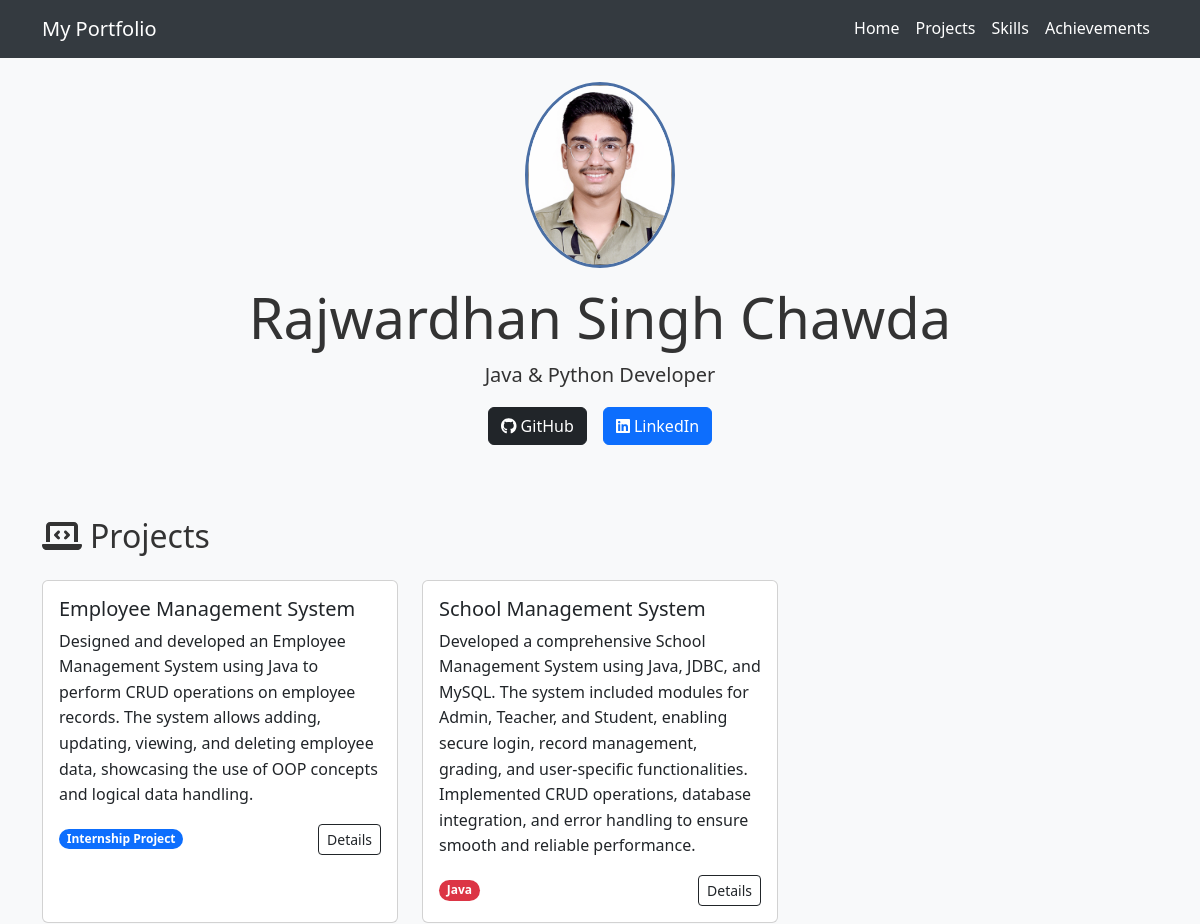
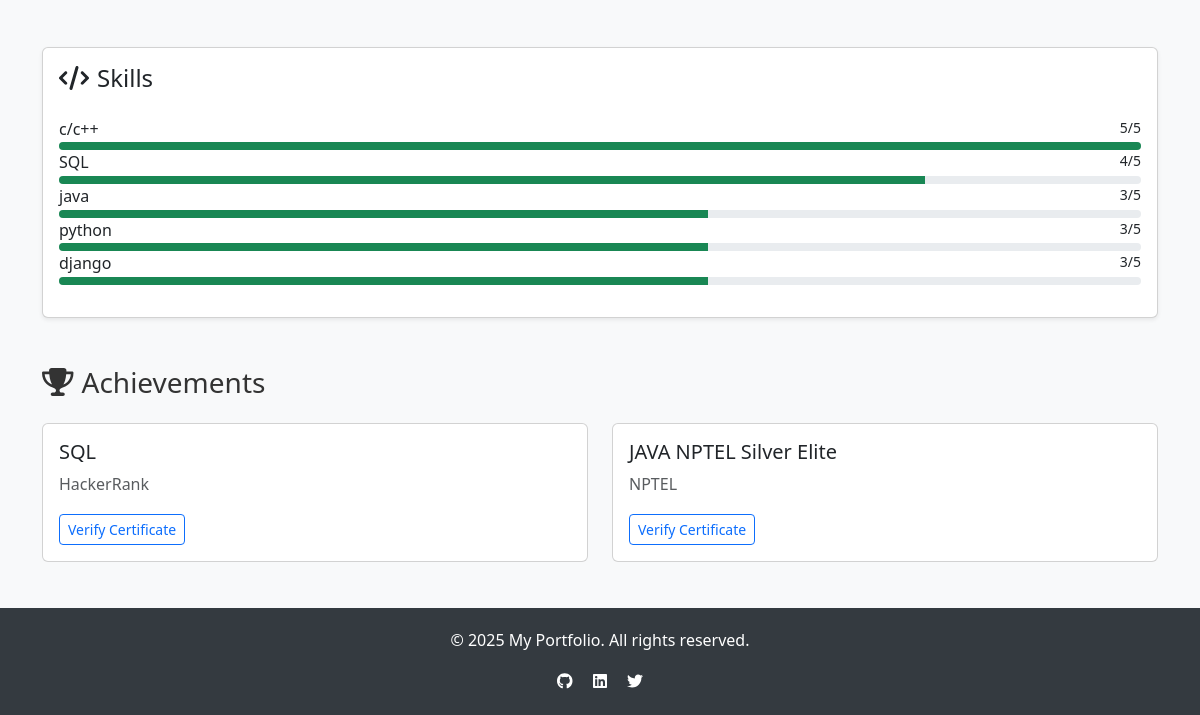
Before: / with the older database file (2 pictures, top to bottom).
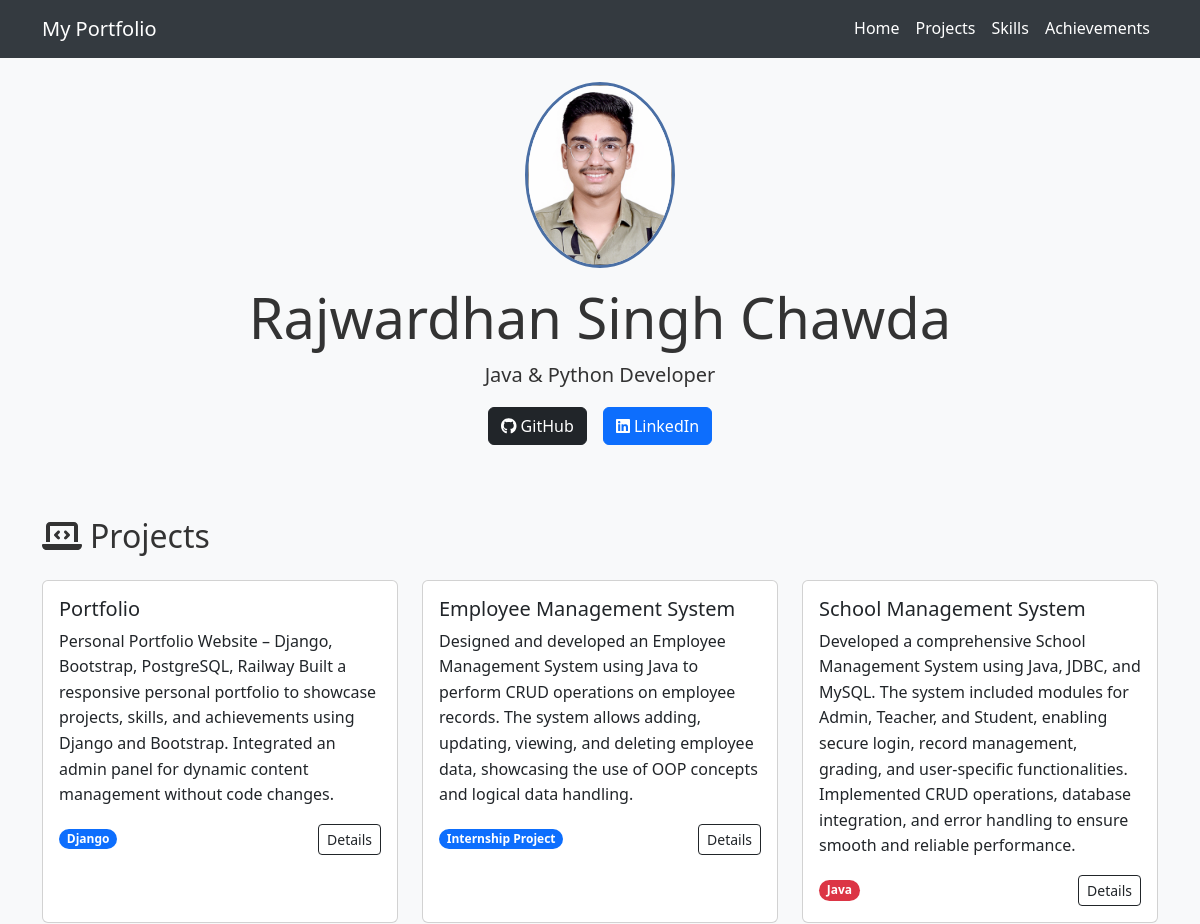
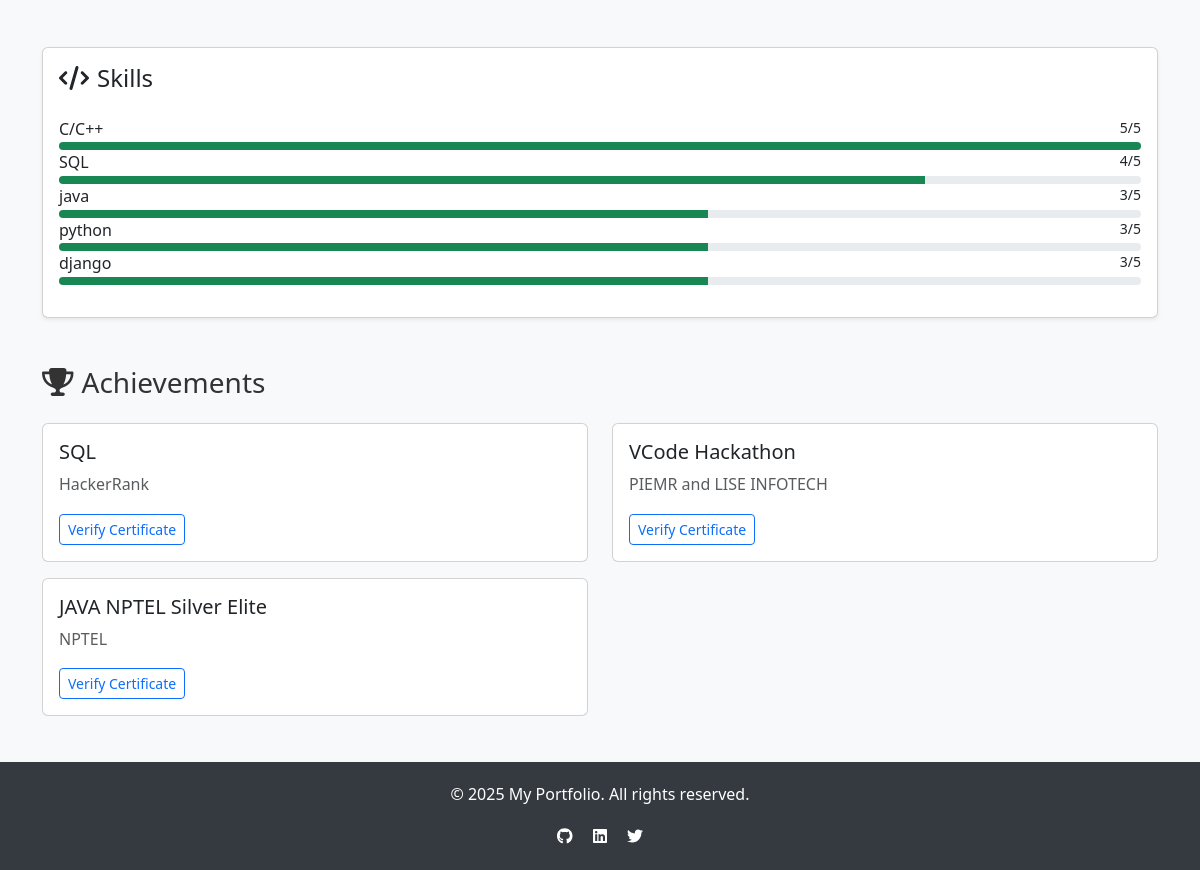
After: the same page with the newer database file (2 pictures, top to bottom).
### resume/models.py (models this page shows, shortened)
class Project(models.Model):
    PROJECT_TYPES = [
        ('JAVA', 'Java'),
        ('PYTHON', 'Python'),
        ('INTERNSHIP', 'Internship Project'),
        ('DJANGO', 'Django')
    ]
    title = models.CharField(max_length=100)
    resume_description = models.TextField()  # Copy from your resume
    extended_description = models.TextField(blank=True)  # For future details
    github_url = models.URLField()
    skills = models.ManyToManyField(Skill)
    project_type = models.CharField(max_length=20, choices=PROJECT_TYPES)

class Skill(models.Model):
    name = models.CharField(max_length=50)
    proficiency = models.IntegerField(
        default=3,
        choices=[(1, 'Basic'), (2, 'Novice'), (3, 'Intermediate'), (4, 'Advanced'), (5, 'Expert')]
    )

class Achievement(models.Model):
    title = models.CharField(max_length=100)
    issuer = models.CharField(max_length=100)
    verify_url = models.URLField()
    date = models.DateField(auto_now_add=True)

### resume/views.py (the view)
# urls.py: 2. Add a URL to urlpatterns:  path('', views.home, name='home')
def home(request):
    context = {
        'projects': Project.objects.all().order_by('-id'),
        'skills': Skill.objects.all().order_by( '-proficiency'),
        'achievements': Achievement.objects.all().order_by('-date')
        }
    return render(request, 'resume/home.html', context)

### resume/templates/resume/home.html (shortened to what this page needs)
{% extends 'base.html' %}
{% load static %}
{% block content %}
<section id ="home" class="text-center mb-5 py-4">
    <div class="container">
        <img src="{% static 'images/profile.jpg' %}"
             class="rounded-circle mb-3"
             alt="Rajwardhan"
             width="150"
             style="border: 3px solid #4a6fa5;">
        <h1 class="display-4">Rajwardhan Singh Chawda</h1>
        <p class="lead">Java & Python Developer</p>
        <div class="d-flex justify-content-center gap-3">
            <a href="https://github.com/rajvardhansinghchawda" class="btn btn-dark">
                <i class="fab fa-github"></i> GitHub
            </a>
            <a href="https://www.linkedin.com/in/rajwardhan-singh-chawda/" class="btn btn-primary">
                <i class="fab fa-linkedin"></i> LinkedIn
            </a>
        </div>
    </div>
</section>
<section id="projects" class="mb-5">
    <h2 class="mb-4"><i class="fas fa-laptop-code me-2"></i>Projects</h2>
    {% include 'resume/includes/_projects.html' %}
</section>
<section id="skills" class="mb-5">
    {% include 'resume/includes/_skills.html' %}
</section>
<section id="achievements">
    {% include 'resume/includes/_achievements.html' %}
</section>
{% endblock%}

### templates/base.html (shortened to what this page needs)
 <!DOCTYPE html>
<html lang="en">
<head>
    <link href="https://cdn.jsdelivr.net/npm/bootstrap@5.3.0/dist/css/bootstrap.min.css" rel="stylesheet">
</head>
<body>
    <nav class="navbar navbar-expand-lg navbar-dark">
        <div class="container">
            <a class="navbar-brand" href="{% url 'home' %}">My Portfolio</a>
            <div class="collapse navbar-collapse" id="navbarNav">
                <ul class="navbar-nav ms-auto">
                    <li class="nav-item">
                        <a class="nav-link" href="{% url 'home' %}">Home</a>
                    </li>
                    <li class="nav-item">
                        <a class="nav-link" href="#projects">Projects</a>
                    </li>
                    <li class="nav-item">
                        <a class="nav-link" href="#skills">Skills</a>
                    </li>
                    <li class="nav-item">
                        <a class="nav-link" href="#achievements">Achievements</a>
                    </li>
                </ul>
            </div>
        </div>
    </nav>
    <div class="container content-wrapper">
        {% block content %}{% endblock %}
    </div>
    <footer class="text-center">
        <div class="container">
            <p>&copy; {% now "Y" %} My Portfolio. All rights reserved.</p>
            <div class="social-links">
                <a href="#" class="text-white mx-2"><i class="fab fa-github"></i></a>
                <a href="#" class="text-white mx-2"><i class="fab fa-linkedin"></i></a>
                <a href="#" class="text-white mx-2"><i class="fab fa-twitter"></i></a>
            </div>
        </div>
    </footer>
</body>
</html>

### resume/templates/resume/includes/_projects.html (shortened to what this page needs)
<div class="row row-cols-1 row-cols-md-3 g-4">
    {% for project in projects %}
    <div class="col">
        <div class="card h-100 project-card">
            <div class="card-body">
                <h5 class="card-title">{{ project.title }}</h5>
                <p class="card-text">{{ project.resume_description }}</p>
                <div class="d-flex justify-content-between align-items-center">
                    <span class="badge rounded-pill bg-{% if project.project_type == 'JAVA' %}danger{% else %}primary{% endif %}">
                        {{ project.get_project_type_display }}
                    </span>
                    <button class="btn btn-sm btn-outline-dark"
                            data-bs-toggle="modal"
                            data-bs-target="#projectModal{{ project.id }}">
                        Details
                    </button>
                </div>
            </div>
        </div>
    </div>
    {% endfor %}
</div>

### resume/templates/resume/includes/_skills.html (shortened to what this page needs)
<div class="card shadow-sm">
    <div class="card-body">
        <h4 class="card-title mb-4"><i class="fas fa-code me-2"></i>Skills</h4>
        <div id="skills-container">
            {% for skill in skills %}
            <div class="mb-3 skill-item" data-category="{{ skill.category }}">
                <div class="d-flex justify-content-between">
                    <span>{{ skill.name }}</span>
                    <small>{{ skill.proficiency }}/5</small>
                </div>
                <div class="progress" style="height: 8px;">
                    <div class="progress-bar bg-success"
                    style="width: {% widthratio skill.proficiency 1 20 %}%"
                </div>
                </div>
            </div>
            {% endfor %}
        </div>
    </div>
</div>

### resume/templates/resume/includes/_achievements.html
<div class="mt-5">
    <h3 class="mb-4"><i class="fas fa-trophy me-2"></i>Achievements</h3>
    <div class="row">
        {% for achievement in achievements %}
        <div class="col-md-6 mb-3">
            <div class="card">
                <div class="card-body">
                    <h5>{{ achievement.title }}</h5>
                    <p class="text-muted">{{ achievement.issuer }}</p>
                    <a href="{{ achievement.verify_url }}" target="_blank"
                       class="btn btn-sm btn-outline-primary">
                        Verify Certificate
                    </a>
                </div>
            </div>
        </div>
        {% endfor %}
    </div>
</div>

### templates/base.html (style rules this page uses)
body { font-family: 'Segoe UI', Tahoma, Geneva, Verdana, sans-serif; line-height: 1.6; color: #333; background-color: #f8f9fa; }
.navbar { background-color: #343a40; }
.navbar-brand, .nav-link { color: #ffffff !important; }
footer { background-color: #343a40; color: #ffffff; padding: 20px 0; margin-top: 30px; }
.content-wrapper { min-height: calc(100vh - 120px); }

Changed rows visible on the page:
added Project: title "Portfolio", resume_description "Personal Portfolio Website – Django, Bootstrap, PostgreSQL, Railway Built a responsive personal portfolio to showcase projects, skills, and achievements using Django and Bootstrap. Integrated an admin panel for dynamic content management without code changes.", project_type "Django"
changed Skill (number 1 of 5 on the later page): name "c/c++" → "C/C++"
added Achievement: title "VCode Hackathon", issuer "PIEMR and LISE INFOTECH"
